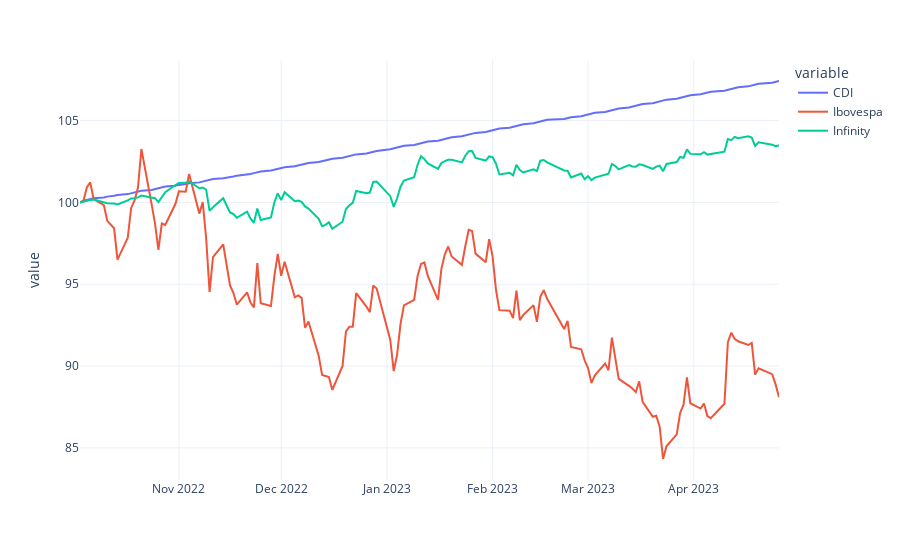

The code cell stored with this chart in its notebook:
### Code cell
fig = px.line(data_frame=dd, template='plotly_white')
fig.update_xaxes(title = None)
fig.show()

### Figure 1 — Plotly figure (JSON) as saved in the notebook; plotly's stock layout.template omitted (floating-point values rounded to 4 significant figures; data arrays with more than 128 entries replaced by an {"elided": "..."} marker saying what was removed)
{"data": [{"hovertemplate": "variable=CDI<br>index=%{x}<br>value=%{y}<extra></extra>", "legendgroup": "CDI", "line": {"color": "#636efa", "dash": "solid"}, "marker": {"symbol": "circle"}, "mode": "lines", "name": "CDI", "orientation": "v", "showlegend": true, "type": "scatter", "x": {"elided": "140 str values"}, "xaxis": "x", "y": {"elided": "140 float values"}, "yaxis": "y"}, {"hovertemplate": "variable=Ibovespa<br>index=%{x}<br>value=%{y}<extra></extra>", "legendgroup": "Ibovespa", "line": {"color": "#EF553B", "dash": "solid"}, "marker": {"symbol": "circle"}, "mode": "lines", "name": "Ibovespa", "orientation": "v", "showlegend": true, "type": "scatter", "x": {"elided": "140 str values"}, "xaxis": "x", "y": {"elided": "140 float values"}, "yaxis": "y"}, {"hovertemplate": "variable=Infinity<br>index=%{x}<br>value=%{y}<extra></extra>", "legendgroup": "Infinity", "line": {"color": "#00cc96", "dash": "solid"}, "marker": {"symbol": "circle"}, "mode": "lines", "name": "Infinity", "orientation": "v", "showlegend": true, "type": "scatter", "x": {"elided": "140 str values"}, "xaxis": "x", "y": {"elided": "140 float values"}, "yaxis": "y"}], "layout": {"legend": {"title": {"text": "variable"}, "tracegroupgap": 0}, "margin": {"t": 60}, "xaxis": {"anchor": "y", "domain": [0, 1], "title": {}}, "yaxis": {"anchor": "x", "domain": [0, 1], "title": {"text": "value"}}}}
